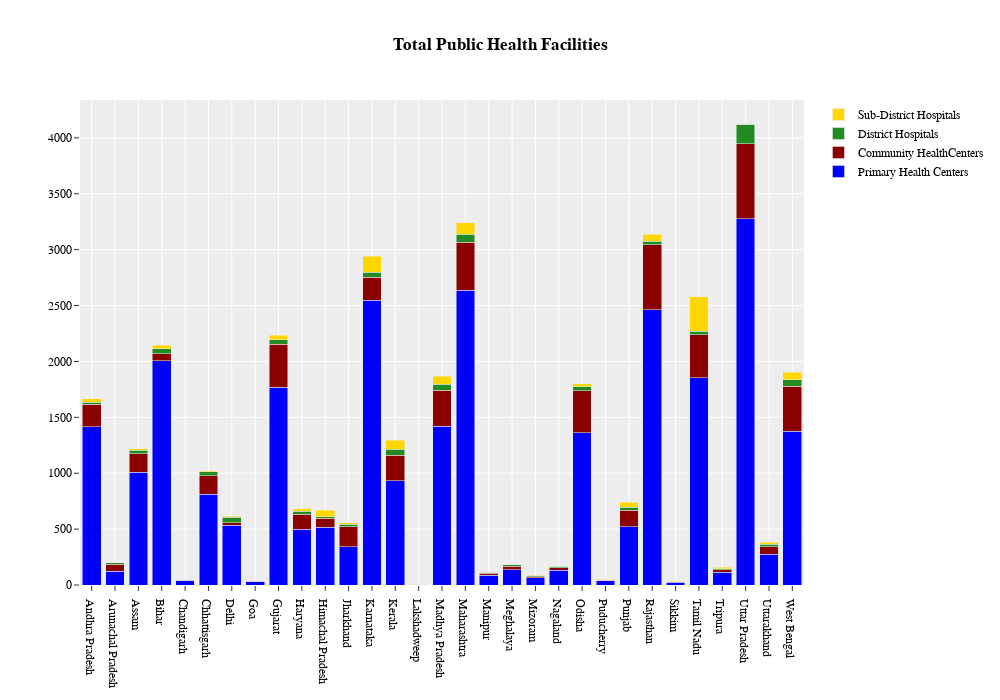

The cell this chart's notebook holds for it:
### Code cell
fig1 = go.Figure(data=[go.Bar(
            x=med_pop['State/UnionTerritory'], 
            y=med_pop.NumPrimaryHealthCenters_HMIS,
            name='Primary Health Centers',
            marker_color='#0000FF'),
            
            go.Bar(
            x=med_pop['State/UnionTerritory'], 
            y=med_pop.NumCommunityHealthCenters_HMIS,
            name='Community HealthCenters',
            marker_color='#8B0000'),
            
            go.Bar(
            x=med_pop['State/UnionTerritory'], 
            y=med_pop.NumDistrictHospitals_HMIS,
            name='District Hospitals',
            marker_color='#228B22'),

            go.Bar(
            x=med_pop['State/UnionTerritory'], 
            y=med_pop.NumSubDistrictHospitals_HMIS,
            name='Sub-District Hospitals',
            marker_color='#FFD700')])


# Change the bar mode
fig1.update_layout(barmode='stack', template="ggplot2",width=1000, height=700, title_text = '<b>Total Public Health Facilities</b>',
                  font=dict(family="Arial, Balto, Courier New, Droid Sans",color='black'))
fig1.show()

### Figure 1 — Plotly figure (JSON) as saved in the notebook; plotly's stock layout.template omitted (floating-point values rounded to 4 significant figures)
{"data": [{"marker": {"color": "#0000FF"}, "name": "Primary Health Centers", "type": "bar", "x": ["Andhra Pradesh", "Arunachal Pradesh", "Assam", "Bihar", "Chandigarh", "Chhattisgarh", "Delhi", "Goa", "Gujarat", "Haryana", "Himachal Pradesh", "Jharkhand", "Karnataka", "Kerala", "Lakshadweep", "Madhya Pradesh", "Maharashtra", "Manipur", "Meghalaya", "Mizoram", "Nagaland", "Odisha", "Puducherry", "Punjab", "Rajasthan", "Sikkim", "Tamil Nadu", "Tripura", "Uttar Pradesh", "Uttarakhand", "West Bengal"], "y": [1417, 122, 1007, 2007, 40, 813, 534, 31, 1770, 500, 516, 343, 2547, 933, 4, 1420, 2638, 87, 138, 65, 134, 1360, 40, 521, 2463, 25, 1854, 114, 3277, 275, 1374]}, {"marker": {"color": "#8B0000"}, "name": "Community HealthCenters", "type": "bar", "x": ["Andhra Pradesh", "Arunachal Pradesh", "Assam", "Bihar", "Chandigarh", "Chhattisgarh", "Delhi", "Goa", "Gujarat", "Haryana", "Himachal Pradesh", "Jharkhand", "Karnataka", "Kerala", "Lakshadweep", "Madhya Pradesh", "Maharashtra", "Manipur", "Meghalaya", "Mizoram", "Nagaland", "Odisha", "Puducherry", "Punjab", "Rajasthan", "Sikkim", "Tamil Nadu", "Tripura", "Uttar Pradesh", "Uttarakhand", "West Bengal"], "y": [198, 62, 166, 63, 2, 166, 25, 4, 385, 131, 79, 179, 207, 229, 3, 324, 430, 17, 29, 10, 21, 377, 4, 146, 579, 2, 385, 22, 671, 69, 406]}, {"marker": {"color": "#228B22"}, "name": "District Hospitals", "type": "bar", "x": ["Andhra Pradesh", "Arunachal Pradesh", "Assam", "Bihar", "Chandigarh", "Chhattisgarh", "Delhi", "Goa", "Gujarat", "Haryana", "Himachal Pradesh", "Jharkhand", "Karnataka", "Kerala", "Lakshadweep", "Madhya Pradesh", "Maharashtra", "Manipur", "Meghalaya", "Mizoram", "Nagaland", "Odisha", "Puducherry", "Punjab", "Rajasthan", "Sikkim", "Tamil Nadu", "Tripura", "Uttar Pradesh", "Uttarakhand", "West Bengal"], "y": [20, 15, 33, 43, 4, 32, 47, 3, 37, 28, 15, 23, 42, 53, 1, 51, 70, 9, 13, 9, 11, 35, 4, 28, 33, 4, 32, 9, 174, 20, 55]}, {"marker": {"color": "#FFD700"}, "name": "Sub-District Hospitals", "type": "bar", "x": ["Andhra Pradesh", "Arunachal Pradesh", "Assam", "Bihar", "Chandigarh", "Chhattisgarh", "Delhi", "Goa", "Gujarat", "Haryana", "Himachal Pradesh", "Jharkhand", "Karnataka", "Kerala", "Lakshadweep", "Madhya Pradesh", "Maharashtra", "Manipur", "Meghalaya", "Mizoram", "Nagaland", "Odisha", "Puducherry", "Punjab", "Rajasthan", "Sikkim", "Tamil Nadu", "Tripura", "Uttar Pradesh", "Uttarakhand", "West Bengal"], "y": [31, 0, 14, 33, 1, 12, 9, 2, 44, 24, 61, 13, 147, 82, 2, 72, 101, 1, 0, 3, 0, 27, 5, 47, 64, 1, 310, 12, 0, 19, 70]}], "layout": {"barmode": "stack", "font": {"color": "black", "family": "Arial, Balto, Courier New, Droid Sans"}, "height": 700, "title": {"text": "<b>Total Public Health Facilities</b>"}, "width": 1000}}
